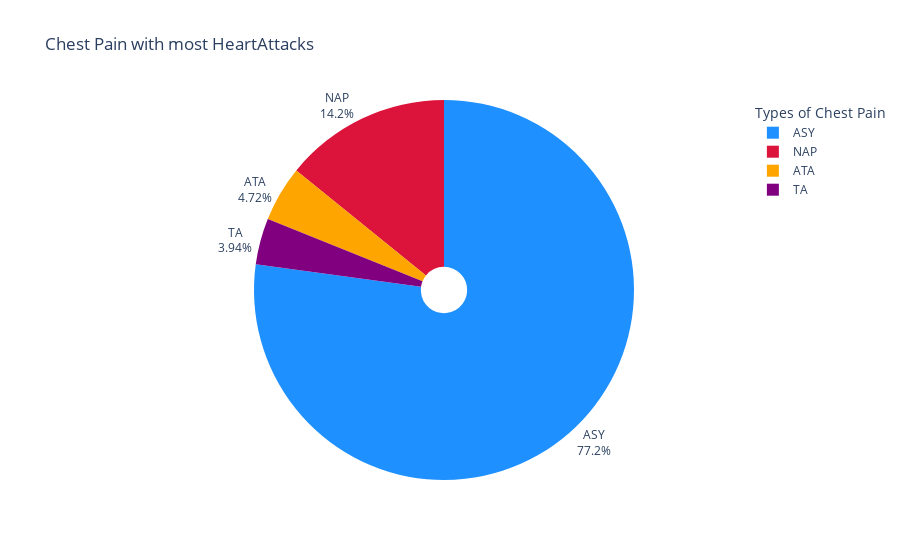

The notebook cell this image was saved under:
### Code cell
ASY = df[(df["ChestPainType"] == "ASY") & (df["HeartDisease"] == 1)][
    "ChestPainType"
].count()
NAP = df[(df["ChestPainType"] == "NAP") & (df["HeartDisease"] == 1)][
    "ChestPainType"
].count()
ATA = df[(df["ChestPainType"] == "ATA") & (df["HeartDisease"] == 1)][
    "ChestPainType"
].count()
TA = df[(df["ChestPainType"] == "TA") & (df["HeartDisease"] == 1)][
    "ChestPainType"
].count()

fig = px.pie(
    data_frame=df,
    title="Chest Pain with most HeartAttacks",
    values=[ASY, NAP, ATA, TA],
    labels=["ASY", "NAP", "ATA", "TA"],
    names=["ASY", "NAP", "ATA", "TA"],
    color_discrete_sequence=["dodgerblue", "crimson", "orange", "purple"],
    hole=0.122,
)

fig.update_layout(
    legend_title_text="Types of Chest Pain",
)

fig.update_traces(
    textposition="outside",
    textinfo="label+percent",
)

fig.show()

### Figure 1 — Plotly figure (JSON) as saved in the notebook; plotly's stock layout.template omitted (floating-point values rounded to 4 significant figures)
{"data": [{"domain": {"x": [0, 1], "y": [0, 1]}, "hole": 0.122, "hovertemplate": "label=%{label}<br>value=%{value}<extra></extra>", "labels": ["ASY", "NAP", "ATA", "TA"], "legendgroup": "", "name": "", "showlegend": true, "textinfo": "label+percent", "textposition": "outside", "type": "pie", "values": [392, 72, 24, 20]}], "layout": {"legend": {"title": {"text": "Types of Chest Pain"}, "tracegroupgap": 0}, "piecolorway": ["dodgerblue", "crimson", "orange", "purple"], "title": {"text": "Chest Pain with most HeartAttacks"}}}
